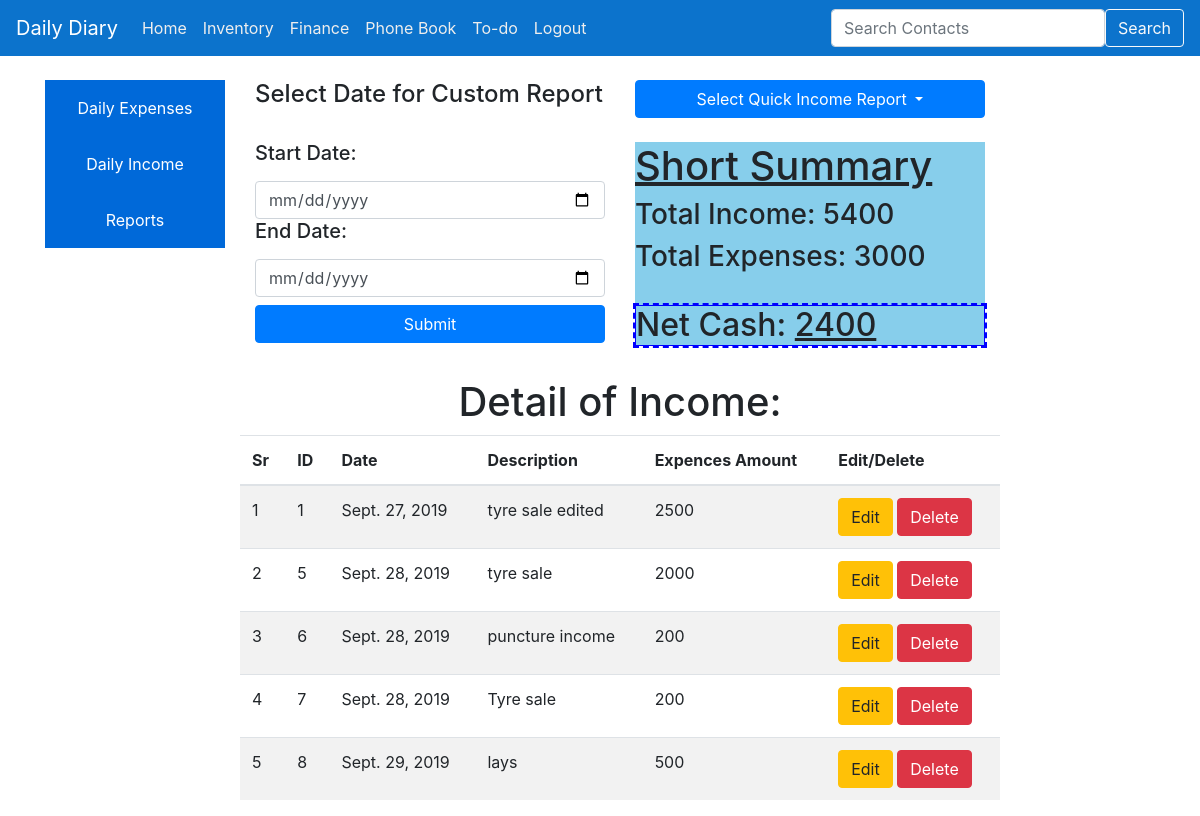
Before: /last7daysincomereport (signed in) with the older database file.
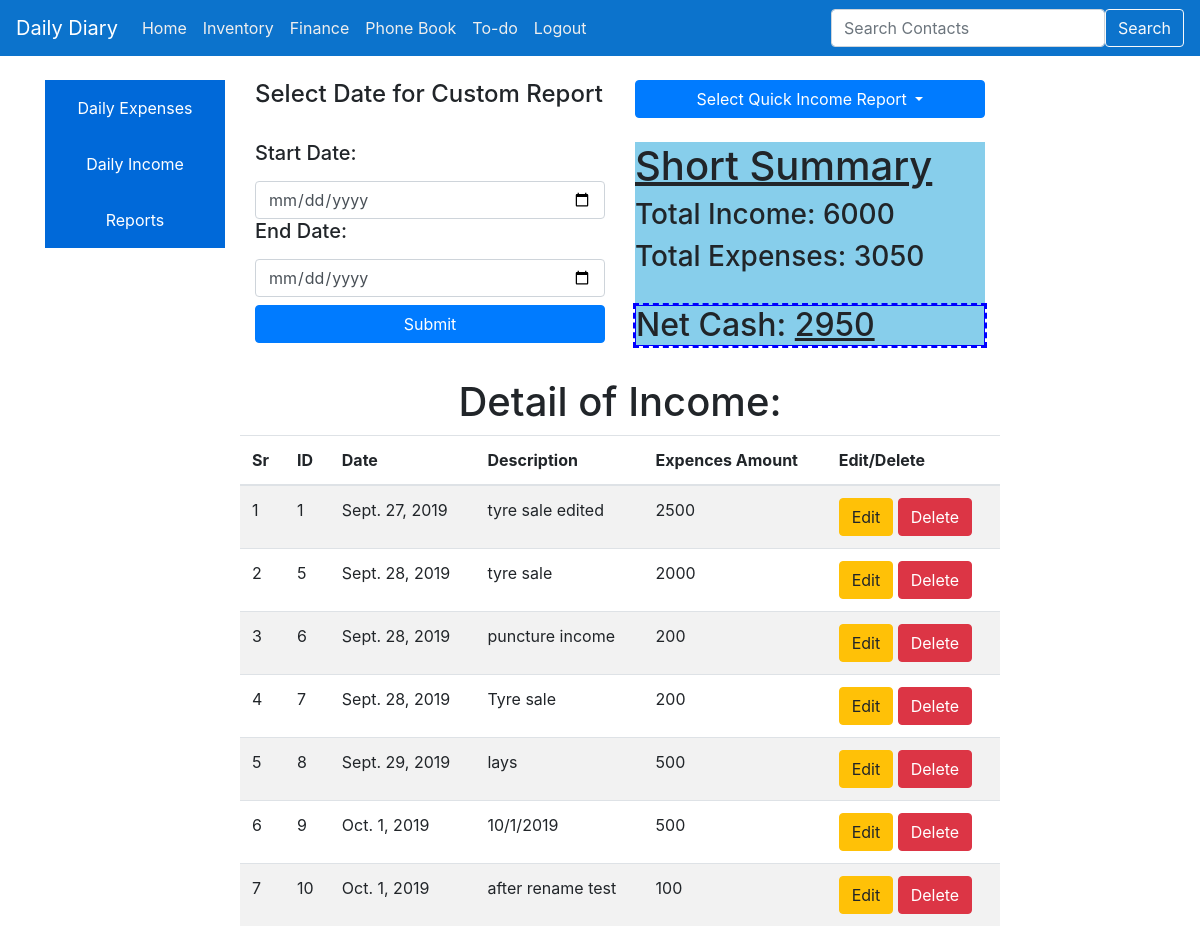
After: the same page with the newer database file.
### blog/models.py (models this page shows, shortened)
class Income(models.Model):
    reg_date = models.DateField(auto_now_add=True)
    income_id = models.AutoField(primary_key=True)
    description = models.CharField(max_length=200)
    income_value = models.IntegerField()

### blog/views.py (the view)
# urls.py: path('last7daysincomereport', views.LSDincomeReport),
@login_required(login_url='/login/')
def LSDincomeReport(request):
    today = datetime.date.today()
    tdalta =datetime.timedelta(days=7)
    yesterday = today - tdalta
    total = 0
    myincome = Income.objects.filter(reg_date__gte = yesterday, reg_date__lte=today)
    total = Income.objects.filter(reg_date__gte = yesterday, reg_date__lte=today).aggregate( Sum('income_value'))
    totalexp = Expenses.objects.filter(reg_date__gte = yesterday, reg_date__lte=today).aggregate( Sum('expenses_value'))
    incometotal = total.get('income_value__sum')
    exp_total = totalexp.get('expenses_value__sum')
    if exp_total is None:
        exp_total = 0
    if incometotal is None:
        incometotal = 0
    netcash = incometotal - exp_total
    return render(request, 'blog/income_report.html', {'formurl' : "/incomerepoting", 'Income':myincome, 'total': total, 'totalexp' : totalexp, 'netcash' : netcash})

### templates/blog/income_report.html (shortened to what this page needs)
{% extends "blog/innerbase.html"%}
{% block result_block %}
<div class="row bg-lighgray">
<div class="col">
  <br>
  <h4>Select Date for Custom Report</h4>
  <br>
      <form id = "CDP" method="POST" action="{{formurl}}">
        <label><h5> Start Date:</h5></label>
        <input required type="date" name="htmldate" class="form-control ">
        <label><h5> End Date:</h5></label>
        <input required type="date" name="htmldate1" class="form-control ">
        <button type="submit" name = "submit" class="btn btn-primary btn-block mt-2 ">Submit</button>
      </form>
    </div>
<div class="col">
  <br>
  <div class="dropdown">
  <button class="btn btn-primary btn-block dropdown-toggle" type="button" id="dropdownMenu2" data-toggle="dropdown" aria-haspopup="true" aria-expanded="false">
  Select Quick Income Report
  </button>
</div>
<br>
  <div class="a">
    <h1><u>Short Summary</u></h1>
  <h3>Total Income:  {{total.income_value__sum}}</h3>
  <h3>Total Expenses: {{totalexp.expenses_value__sum}}</h3>
  <div class="a" background-color:Red;><br>
    <h2>Net Cash: <u>{{netcash}}</u></h2>
  </div>
  </div>
</div>
</div>
<br>
<center><h1>Detail of Income:</h1></center>
<div class="row bg-lighgray">
  <div class="col">
  </div>
    <table class="css-serial table table-striped " data-toggle="table" data-classes="table table-hover table-condensed"data-striped="true"data-sort-order="desc">
      <thead calss= "thead-dark">
        <tr>
          <th>Sr</th>
          <th >ID</th>
          <th class="th-sm data-field="Name" data-sortable="true">Date</th>
          <th class="th-sm">Description</th>
          <th class="th-sm data-field="Name" data-sortable="true">Expences Amount</th>
          <th>Edit/Delete</th>
          </tr>
      </thead>
      <tbody>
        {% for object in Income %}
        <tr>
          <td></td>
        <td >{{object.income_id }}</td>
        <td>{{object.reg_date }}</td>
        <td>{{object.description}}</td>
        <td>{{object.income_value}}</td>
        <td>
        <a href="/editincome/{{object.income_id}}"><button class="btn btn-warning">Edit</button> </a>
        <a href="/deleteincome/{{object.income_id}}" <button class="btn btn-danger" onclick="return confirm('Are you sure you want to delete this item?');">Delete</button>
        </td>
        </tr>
        {% endfor%}
      </tbody>
  </table>
  </div>
{% endblock %}

### templates/blog/innerbase.html (shortened to what this page needs)
{% extends 'blog/base.html' %}
{% block body_block %}
<div class="row">
  <br>
<div class="col-md-auto padding-0">
  <br>
<div class="dropdown">
  <button class="dropbtn">Daily Expenses</button>
</div>
<div class="dropdown">
  <button class="dropbtn">Daily Income</button>
</div>
<div class="dropdown">
  <button class="dropbtn">Reports</button>
</div>
</div>
<div class="col-8 padding-0">
  {% block result_block %}
  {% endblock %}
  </div>
</div>
{% endblock %}

### templates/blog/base.html (shortened to what this page needs)
{% load static %}
{% load staticfiles %}
<!DOCTYPE html>
<html lang="en" dir="ltr">
  <head>
    <link href="https://maxcdn.bootstrapcdn.com/font-awesome/4.7.0/css/font-awesome.min.css" rel="stylesheet">
    <link rel="stylesheet" href="https://stackpath.bootstrapcdn.com/bootstrap/4.3.1/css/bootstrap.min.css">
    <link rel="stylesheet" href="{% static 'CSS/striker.css' %}">
    <link rel="stylesheet" href="{% static 'CSS/menubar.css' %}">
<link rel="stylesheet" href="https://stackpath.bootstrapcdn.com/bootstrap/4.1.3/css/bootstrap.min.css">
<link rel="stylesheet" href="https://maxcdn.bootstrapcdn.com/font-awesome/4.7.0/css/font-awesome.min.css">
  </head>
  <body>
    <nav class="navbar navbar-expand-lg navbar-dark bg-dark">
  <a class="navbar-brand" href=" #">Daily Diary</a>
  <div class="collapse navbar-collapse" id="navbarSupportedContent">
    <ul class="navbar-nav mr-auto">
      <li class="nav-item">
        <a class="nav-link" href="{% url 'homepage'%}">Home</a>
      </li>
      <li class="nav-item">
        <a class="nav-link" href="/itemlist">Inventory</a>
      </li>
      <li class="nav-item">
        <a class="nav-link" href="/todaysincomereport">Finance</a>
      </li>
      <li class="nav-item">
        <a class="nav-link" href="/contactlist">Phone Book</a>
      </li>
      <li class="nav-item">
        <a class="nav-link" href="/todo/">To-do</a>
      </li>
      <li class="nav-item">
        <a  class="nav-link" href="/logout">Logout<span class="sr-only"></a>
      </li>
    </ul>
    <div class="form">
    <form Method= "POST" action = "/search/" class="form-inline my-2 my-lg-0">
      <input class="form-control" type="text" name="srh" placeholder="Search Contacts" aria-label="Search">
      <button class="btn btn-outline-light my-2 my-sm-0" type="submit">Search</button>
    </form>
  </div>
</nav>
<div class="container">
  {% block body_block %}
  {% endblock %}
</div>
  </body>
</html>

### static/CSS/menubar.css (style rules this page uses)
.navbar { background: #0c73cc !important; }
.dropdown { border-radius:0; border:0; }
.navbar .nav-item .nav-link { color:#eee !important; }

### templates/blog/base.html (style rules this page uses)
.navbar { background: #0c73cc !important; }
.dropdown { border-radius:0;border:0; }
.navbar .nav-item .nav-link { color:#eee !important; }

### templates/blog/innerbase.html (style rules this page uses)
.dropbtn { background-color: #0069D9; color: white; padding: 16px; font-size: 16px; border: none; display: block; width: 180px; }
.dropdown { position: right; display: block; }

### templates/blog/income_report.html (style rules this page uses)
.css-serial { counter-reset: serial-number; }
.css-serial td:first-child:before { counter-increment: serial-number; content: counter(serial-number); }
h2 { border: 1px solid blue;outline: 2px dashed blue; }
div.a { background-color: skyblue }

Changed rows visible on the page:
added Income: income_id "9", reg_date "Oct. 1, 2019", description "10/1/2019", income_value "500"
added Income: income_id "10", reg_date "Oct. 1, 2019", description "after rename test", income_value "100"
Other visible differences:
{{ total.income_value__sum }}: "5400" → "6000"
{{ totalexp.expenses_value__sum }}: "3000" → "3050"
{{ netcash }}: "2400" → "2950"
